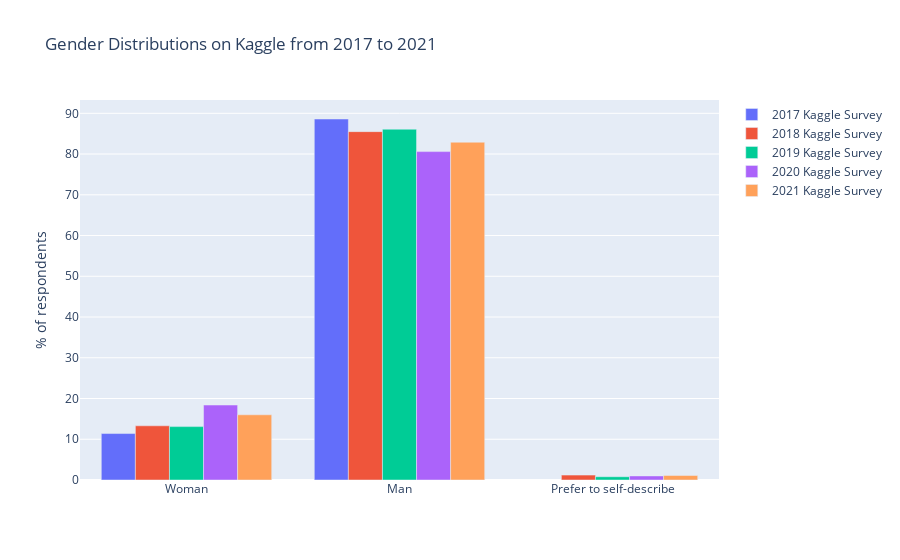

The cell this chart's notebook holds for it:
### Code cell
responses_df_2017['GenderSelect'].replace(['Male'], 'Man',inplace=True)
responses_df_2017['GenderSelect'].replace(['Female'], 'Woman',inplace=True)
responses_df_2017['GenderSelect'].replace(['A different identity','Non-binary, genderqueer, or gender non-conforming'], 'Prefer to self-describe',inplace=True)
responses_df_2017['GenderSelect'].replace(['Non-binary, genderqueer, or gender non-conforming'], 'Nonbinary',inplace=True)
responses_df_2018['Q1'].replace(['Male'], 'Man',inplace=True)
responses_df_2018['Q1'].replace(['Female'], 'Woman',inplace=True)
responses_df_2019['Q2'].replace(['Male'], 'Man',inplace=True)
responses_df_2019['Q2'].replace(['Female'], 'Woman',inplace=True)

responses_df_2017['GenderSelect'].replace(['Nonbinary','Prefer not to say'], 'Prefer to self-describe',inplace=True)
responses_df_2018['Q1'].replace(['Nonbinary','Prefer not to say'], 'Prefer to self-describe',inplace=True)
responses_df_2019['Q2'].replace(['Nonbinary','Prefer not to say'], 'Prefer to self-describe',inplace=True)
responses_df_2020['Q2'].replace(['Nonbinary','Prefer not to say'], 'Prefer to self-describe',inplace=True)
responses_df_2021['Q2'].replace(['Nonbinary','Prefer not to say'], 'Prefer to self-describe',inplace=True)


sorted_percentages_2017 = count_then_return_percent(responses_df_2017,'GenderSelect').iloc[::-1]
sorted_percentages_2018 = count_then_return_percent(responses_df_2018,'Q1').iloc[::-1]
sorted_percentages_2019 = count_then_return_percent(responses_df_2019,'Q2').iloc[::-1]
sorted_percentages_2020 = count_then_return_percent(responses_df_2020,'Q2').iloc[::-1]
sorted_percentages_2021 = count_then_return_percent(responses_df_2021,'Q2').iloc[::-1]

title_for_chart = 'Gender Distributions on Kaggle from 2017 to 2021'
title_for_y_axis = '% of respondents'

fig = go.Figure(data=[
    go.Bar(name='2017 Kaggle Survey', x=pd.Series(sorted_percentages_2017.index), y=pd.Series(sorted_percentages_2017)),
    go.Bar(name='2018 Kaggle Survey', x=pd.Series(sorted_percentages_2018.index), y=pd.Series(sorted_percentages_2018)),
    go.Bar(name='2019 Kaggle Survey', x=pd.Series(sorted_percentages_2019.index), y=pd.Series(sorted_percentages_2019)),
    go.Bar(name='2020 Kaggle Survey', x=pd.Series(sorted_percentages_2020.index), y=pd.Series(sorted_percentages_2020)),
    go.Bar(name='2021 Kaggle Survey', x=pd.Series(sorted_percentages_2021.index), y=pd.Series(sorted_percentages_2021))
           ])
fig.update_layout(barmode='group') 
fig.update_layout(title=title_for_chart,yaxis=dict(title=title_for_y_axis))
fig.show()

### Figure 1 — Plotly figure (JSON) as saved in the notebook; plotly's stock layout.template omitted (floating-point values rounded to 4 significant figures)
{"data": [{"name": "2017 Kaggle Survey", "type": "bar", "x": ["Woman", "Man"], "y": [11.4, 88.6]}, {"name": "2018 Kaggle Survey", "type": "bar", "x": ["Prefer to self-describe", "Woman", "Man"], "y": [1.2, 13.3, 85.5]}, {"name": "2019 Kaggle Survey", "type": "bar", "x": ["Prefer to self-describe", "Woman", "Man"], "y": [0.8, 13.1, 86.1]}, {"name": "2020 Kaggle Survey", "type": "bar", "x": ["Prefer to self-describe", "Woman", "Man"], "y": [1.0, 18.4, 80.6]}, {"name": "2021 Kaggle Survey", "type": "bar", "x": ["Prefer to self-describe", "Woman", "Man"], "y": [1.1, 16.0, 82.9]}], "layout": {"barmode": "group", "title": {"text": "Gender Distributions on Kaggle from 2017 to 2021"}, "yaxis": {"title": {"text": "% of respondents"}}}}
